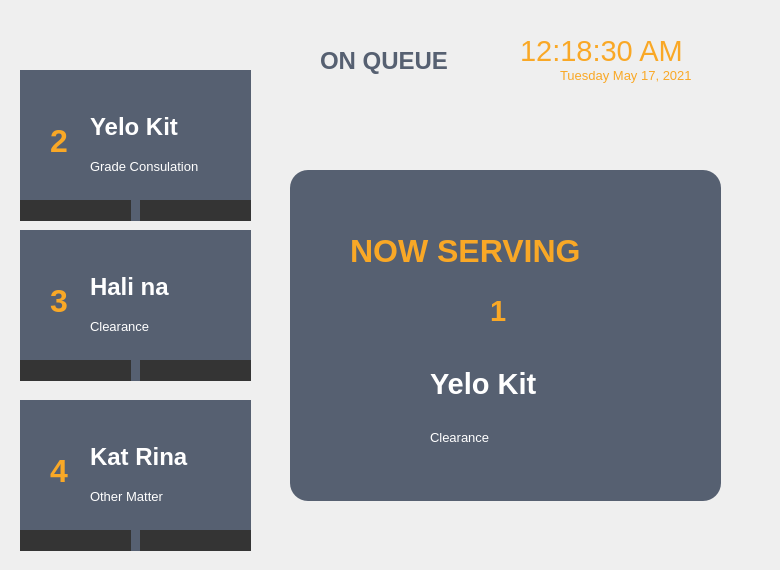
   <widget class="QWidget" name="Queues">
    <widget class="QLabel" name="label_26">
     <property name="geometry">
      <rect>
       <x>290</x>
       <y>20</y>
       <width>451</width>
       <height>81</height>
      </rect>
     </property>
     <property name="maximumSize">
      <size>
       <width>1000</width>
       <height>100</height>
      </size>
     </property>
     <property name="text">
      <string/>
     </property>
    </widget>
    <widget class="QLabel" name="Time_label_4">
     <property name="geometry">
      <rect>
       <x>520</x>
       <y>20</y>
       <width>211</width>
       <height>61</height>
      </rect>
     </property>
     <property name="font">
      <font>
       <family>Nirmala UI</family>
       <pointsize>22</pointsize>
       <weight>50</weight>
       <bold>false</bold>
      </font>
     </property>
     <property name="styleSheet">
      <string notr="true">background-color: rgb(249, 168, 38);
background-color: rgba(0,0,0,0%);
color: rgb(249, 168, 38);</string>
     </property>
     <property name="text">
      <string>12:18:30 AM</string>
     </property>
    </widget>
    <widget class="QLabel" name="date_label_4">
     <property name="geometry">
      <rect>
       <x>560</x>
       <y>60</y>
       <width>211</width>
       <height>31</height>
      </rect>
     </property>
     <property name="font">
      <font>
       <family>Nirmala UI</family>
       <pointsize>10</pointsize>
       <weight>50</weight>
       <bold>false</bold>
      </font>
     </property>
     <property name="styleSheet">
      <string notr="true">background-color: rgb(249, 168, 38);
color: rgb(249, 168, 38);
background-color: rgba(0,0,0,0%);</string>
     </property>
     <property name="text">
      <string>Tuesday May 17, 2021</string>
     </property>
    </widget>
    <widget class="QLabel" name="label_29">
     <property name="geometry">
      <rect>
       <x>320</x>
       <y>30</y>
       <width>171</width>
       <height>61</height>
      </rect>
     </property>
     <property name="font">
      <font>
       <family>Nirmala UI</family>
       <pointsize>18</pointsize>
       <weight>75</weight>
       <bold>true</bold>
      </font>
     </property>
     <property name="styleSheet">
      <string notr="true">color: rgb(86, 96, 113);
background-color: rgba(0,0,0,0%);</string>
     </property>
     <property name="text">
      <string>ON QUEUE</string>
     </property>
    </widget>
    <widget class="QGroupBox" name="groupBox_4">
     <property name="geometry">
      <rect>
       <x>20</x>
       <y>70</y>
       <width>231</width>
       <height>491</height>
      </rect>
     </property>
     <property name="styleSheet">
      <string notr="true">background-color: rgba(0,0,0,0%);
border: 0px</string>
     </property>
     <property name="title">
      <string/>
     </property>
     <widget class="QGroupBox" name="groupBox_6">
      <property name="geometry">
       <rect>
        <x>0</x>
        <y>0</y>
        <width>231</width>
        <height>151</height>
       </rect>
      </property>
      <property name="styleSheet">
       <string notr="true">QPushButton {
 
	color: rgb(255, 255, 255);
	
	background-color: rgb(52, 52, 52);
border: 0px solid;
border-radius : 0px;
font: 12pt &quot;Nirmala UI&quot;;
}

QPushButton:hover {
	
	background-color: rgb(151, 9, 206);
	
	color: rgb(255, 255, 255);
}

QGroupBox {
	background-color: rgb(86, 96, 113);
}</string>
      </property>
      <property name="title">
       <string/>
      </property>
      <widget class="QPushButton" name="mainhome_buttn_2">
       <property name="geometry">
        <rect>
         <x>0</x>
         <y>130</y>
         <width>111</width>
         <height>21</height>
        </rect>
       </property>
       <property name="font">
        <font>
         <family>Nirmala UI</family>
         <pointsize>12</pointsize>
         <weight>50</weight>
         <italic>false</italic>
         <bold>false</bold>
        </font>
       </property>
       <property name="styleSheet">
        <string notr="true"/>
       </property>
       <property name="text">
        <string/>
       </property>
       <property name="icon">
        <iconset>
         <normaloff>photos/arrow2.svg</normaloff>photos/arrow2.svg</iconset>
       </property>
       <property name="iconSize">
        <size>
         <width>10</width>
         <height>10</height>
        </size>
       </property>
       <property name="autoDefault">
        <bool>true</bool>
       </property>
       <property name="flat">
        <bool>false</bool>
       </property>
      </widget>
      <widget class="QPushButton" name="mainhome_buttn_3">
       <property name="geometry">
        <rect>
         <x>120</x>
         <y>130</y>
         <width>111</width>
         <height>21</height>
        </rect>
       </property>
       <property name="font">
        <font>
         <family>Nirmala UI</family>
         <pointsize>12</pointsize>
         <weight>50</weight>
         <italic>false</italic>
         <bold>false</bold>
        </font>
       </property>
       <property name="styleSheet">
        <string notr="true"/>
       </property>
       <property name="text">
        <string/>
       </property>
       <property name="icon">
        <iconset>
         <normaloff>photos/arrow3.svg</normaloff>photos/arrow3.svg</iconset>
       </property>
       <property name="iconSize">
        <size>
         <width>10</width>
         <height>10</height>
        </size>
       </property>
       <property name="autoDefault">
        <bool>true</bool>
       </property>
       <property name="flat">
        <bool>false</bool>
       </property>
      </widget>
      <widget class="QLabel" name="label_32">
       <property name="geometry">
        <rect>
         <x>30</x>
         <y>40</y>
         <width>41</width>
         <height>61</height>
        </rect>
       </property>
       <property name="font">
        <font>
         <pointsize>24</pointsize>
         <weight>75</weight>
         <bold>true</bold>
        </font>
       </property>
       <property name="styleSheet">
        <string notr="true">background-color: rgba(0,0,0,0%);
color: rgb(249, 168, 38);</string>
       </property>
       <property name="text">
        <string>2</string>
       </property>
      </widget>
      <widget class="QWidget" name="verticalLayoutWidget_3">
       <property name="geometry">
        <rect>
         <x>70</x>
         <y>40</y>
         <width>144</width>
         <height>73</height>
        </rect>
       </property>
       <layout class="QVBoxLayout" name="verticalLayout_3">
        <item>
         <widget class="QLabel" name="Time_label_3">
          <property name="font">
           <font>
            <family>Nirmala UI</family>
            <pointsize>18</pointsize>
            <weight>75</weight>
            <bold>true</bold>
           </font>
          </property>
          <property name="styleSheet">
           <string notr="true">color: white;
background-color: rgba(0,0,0,0%);</string>
          </property>
          <property name="text">
           <string>Yelo Kit</string>
          </property>
         </widget>
        </item>
        <item>
         <widget class="QLabel" name="date_label_3">
          <property name="font">
           <font>
            <family>Nirmala UI</family>
            <pointsize>10</pointsize>
            <weight>50</weight>
            <bold>false</bold>
           </font>
          </property>
          <property name="styleSheet">
           <string notr="true">color: white;
background-color: rgba(0,0,0,0%);</string>
          </property>
          <property name="text">
           <string>Grade Consulation</string>
          </property>
         </widget>
        </item>
       </layout>
      </widget>
     </widget>
     <widget class="QGroupBox" name="groupBox_7">
      <property name="geometry">
       <rect>
        <x>0</x>
        <y>160</y>
        <width>231</width>
        <height>151</height>
       </rect>
      </property>
      <property name="styleSheet">
       <string notr="true">QPushButton {
 
	color: rgb(255, 255, 255);
	
	background-color: rgb(52, 52, 52);
border: 0px solid;
border-radius : 0px;
font: 12pt &quot;Nirmala UI&quot;;
}

QPushButton:hover {
	
	background-color: rgb(151, 9, 206);
	
	color: rgb(255, 255, 255);
}

QGroupBox {
	background-color: rgb(86, 96, 113);
}</string>
      </property>
      <property name="title">
       <string/>
      </property>
      <widget class="QPushButton" name="mainhome_buttn_6">
       <property name="geometry">
        <rect>
         <x>0</x>
         <y>130</y>
         <width>111</width>
         <height>21</height>
        </rect>
       </property>
       <property name="font">
        <font>
         <family>Nirmala UI</family>
         <pointsize>12</pointsize>
         <weight>50</weight>
         <italic>false</italic>
         <bold>false</bold>
        </font>
       </property>
       <property name="styleSheet">
        <string notr="true"/>
       </property>
       <property name="text">
        <string/>
       </property>
       <property name="icon">
        <iconset>
         <normaloff>photos/arrow2.svg</normaloff>photos/arrow2.svg</iconset>
       </property>
       <property name="iconSize">
        <size>
         <width>10</width>
         <height>10</height>
        </size>
       </property>
       <property name="autoDefault">
        <bool>true</bool>
       </property>
       <property name="flat">
        <bool>false</bool>
       </property>
      </widget>
      <widget class="QPushButton" name="mainhome_buttn_7">
       <property name="geometry">
        <rect>
         <x>120</x>
         <y>130</y>
         <width>111</width>
         <height>21</height>
        </rect>
       </property>
       <property name="font">
        <font>
         <family>Nirmala UI</family>
         <pointsize>12</pointsize>
         <weight>50</weight>
         <italic>false</italic>
         <bold>false</bold>
        </font>
       </property>
       <property name="styleSheet">
        <string notr="true"/>
       </property>
       <property name="text">
        <string/>
       </property>
       <property name="icon">
        <iconset>
         <normaloff>photos/arrow3.svg</normaloff>photos/arrow3.svg</iconset>
       </property>
       <property name="iconSize">
        <size>
         <width>10</width>
         <height>10</height>
        </size>
       </property>
       <property name="autoDefault">
        <bool>true</bool>
       </property>
       <property name="flat">
        <bool>false</bool>
       </property>
      </widget>
      <widget class="QLabel" name="label_33">
       <property name="geometry">
        <rect>
         <x>30</x>
         <y>40</y>
         <width>41</width>
         <height>61</height>
        </rect>
       </property>
       <property name="font">
        <font>
         <pointsize>24</pointsize>
         <weight>75</weight>
         <bold>true</bold>
        </font>
       </property>
       <property name="styleSheet">
        <string notr="true">background-color: rgba(0,0,0,0%);
color: rgb(249, 168, 38);</string>
       </property>
       <property name="text">
        <string>3</string>
       </property>
      </widget>
      <widget class="QWidget" name="verticalLayoutWidget_4">
       <property name="geometry">
        <rect>
         <x>70</x>
         <y>40</y>
         <width>131</width>
         <height>73</height>
        </rect>
       </property>
       <layout class="QVBoxLayout" name="verticalLayout_4">
        <item>
         <widget class="QLabel" name="Time_label_6">
          <property name="font">
           <font>
            <family>Nirmala UI</family>
            <pointsize>18</pointsize>
            <weight>75</weight>
            <bold>true</bold>
           </font>
          </property>
          <property name="styleSheet">
           <string notr="true">color: white;
background-color: rgba(0,0,0,0%);</string>
          </property>
          <property name="text">
           <string>Hali na</string>
          </property>
         </widget>
        </item>
        <item>
         <widget class="QLabel" name="date_label_6">
          <property name="font">
           <font>
            <family>Nirmala UI</family>
            <pointsize>10</pointsize>
            <weight>50</weight>
            <bold>false</bold>
           </font>
          </property>
          <property name="styleSheet">
           <string notr="true">color: white;
background-color: rgba(0,0,0,0%);</string>
          </property>
          <property name="text">
           <string>Clearance</string>
          </property>
         </widget>
        </item>
       </layout>
      </widget>
     </widget>
     <widget class="QGroupBox" name="groupBox_8">
      <property name="geometry">
       <rect>
        <x>0</x>
        <y>330</y>
        <width>231</width>
        <height>151</height>
       </rect>
      </property>
      <property name="styleSheet">
       <string notr="true">QPushButton {
 
	color: rgb(255, 255, 255);
	
	background-color: rgb(52, 52, 52);
border: 0px solid;
border-radius : 0px;
font: 12pt &quot;Nirmala UI&quot;;
}

QPushButton:hover {
	
	background-color: rgb(151, 9, 206);
	
	color: rgb(255, 255, 255);
}

QGroupBox {
	background-color: rgb(86, 96, 113);
}</string>
      </property>
      <property name="title">
       <string/>
      </property>
      <widget class="QPushButton" name="mainhome_buttn_8">
       <property name="geometry">
        <rect>
         <x>0</x>
         <y>130</y>
         <width>111</width>
         <height>21</height>
        </rect>
       </property>
       <property name="font">
        <font>
         <family>Nirmala UI</family>
         <pointsize>12</pointsize>
         <weight>50</weight>
         <italic>false</italic>
         <bold>false</bold>
        </font>
       </property>
       <property name="styleSheet">
        <string notr="true"/>
       </property>
       <property name="text">
        <string/>
       </property>
       <property name="icon">
        <iconset>
         <normaloff>photos/arrow2.svg</normaloff>photos/arrow2.svg</iconset>
       </property>
       <property name="iconSize">
        <size>
         <width>10</width>
         <height>10</height>
        </size>
       </property>
       <property name="autoDefault">
        <bool>true</bool>
       </property>
       <property name="flat">
        <bool>false</bool>
       </property>
      </widget>
      <widget class="QPushButton" name="mainhome_buttn_9">
       <property name="geometry">
        <rect>
         <x>120</x>
         <y>130</y>
         <width>111</width>
         <height>21</height>
        </rect>
       </property>
       <property name="font">
        <font>
         <family>Nirmala UI</family>
         <pointsize>12</pointsize>
         <weight>50</weight>
         <italic>false</italic>
         <bold>false</bold>
        </font>
       </property>
       <property name="styleSheet">
        <string notr="true"/>
       </property>
       <property name="text">
        <string/>
       </property>
       <property name="icon">
        <iconset>
         <normaloff>photos/arrow3.svg</normaloff>photos/arrow3.svg</iconset>
       </property>
       <property name="iconSize">
        <size>
         <width>10</width>
         <height>10</height>
        </size>
       </property>
       <property name="autoDefault">
        <bool>true</bool>
       </property>
       <property name="flat">
        <bool>false</bool>
       </property>
      </widget>
      <widget class="QLabel" name="label_34">
       <property name="geometry">
        <rect>
         <x>30</x>
         <y>40</y>
         <width>41</width>
         <height>61</height>
        </rect>
       </property>
       <property name="font">
        <font>
         <pointsize>24</pointsize>
         <weight>75</weight>
         <bold>true</bold>
        </font>
       </property>
       <property name="styleSheet">
        <string notr="true">background-color: rgba(0,0,0,0%);
color: rgb(249, 168, 38);</string>
       </property>
       <property name="text">
        <string>4</string>
       </property>
      </widget>
      <widget class="QWidget" name="verticalLayoutWidget_6">
       <property name="geometry">
        <rect>
         <x>70</x>
         <y>40</y>
         <width>131</width>
         <height>73</height>
        </rect>
       </property>
       <layout class="QVBoxLayout" name="verticalLayout_6">
        <item>
         <widget class="QLabel" name="Time_label_7">
          <property name="font">
           <font>
            <family>Nirmala UI</family>
            <pointsize>18</pointsize>
            <weight>75</weight>
            <bold>true</bold>
           </font>
          </property>
          <property name="styleSheet">
           <string notr="true">color: white;
background-color: rgba(0,0,0,0%);</string>
          </property>
          <property name="text">
           <string>Kat Rina</string>
          </property>
         </widget>
        </item>
        <item>
         <widget class="QLabel" name="date_label_7">
          <property name="font">
           <font>
            <family>Nirmala UI</family>
            <pointsize>10</pointsize>
            <weight>50</weight>
            <bold>false</bold>
           </font>
          </property>
          <property name="styleSheet">
           <string notr="true">color: white;
background-color: rgba(0,0,0,0%);</string>
          </property>
          <property name="text">
           <string>Other Matter</string>
          </property>
         </widget>
        </item>
       </layout>
      </widget>
     </widget>
    </widget>
    <widget class="QGroupBox" name="groupBox_9">
     <property name="geometry">
      <rect>
       <x>290</x>
       <y>170</y>
       <width>431</width>
       <height>331</height>
      </rect>
     </property>
     <property name="styleSheet">
      <string notr="true">
QGroupBox {
	background-color: rgb(86, 96, 113);
border-radius : 18px;
border:0px;
}</string>
     </property>
     <property name="title">
      <string/>
     </property>
     <widget class="QLabel" name="label_35">
      <property name="geometry">
       <rect>
        <x>60</x>
        <y>50</y>
        <width>301</width>
        <height>61</height>
       </rect>
      </property>
      <property name="font">
       <font>
        <pointsize>24</pointsize>
        <weight>75</weight>
        <bold>true</bold>
       </font>
      </property>
      <property name="styleSheet">
       <string notr="true">background-color: rgba(0,0,0,0%);
color: rgb(249, 168, 38);</string>
      </property>
      <property name="text">
       <string>NOW SERVING</string>
      </property>
     </widget>
     <widget class="QWidget" name="verticalLayoutWidget_7">
      <property name="geometry">
       <rect>
        <x>140</x>
        <y>190</y>
        <width>151</width>
        <height>101</height>
       </rect>
      </property>
      <layout class="QVBoxLayout" name="verticalLayout_7">
       <item>
        <widget class="QLabel" name="Time_label_8">
         <property name="font">
          <font>
           <family>Nirmala UI</family>
           <pointsize>22</pointsize>
           <weight>75</weight>
           <bold>true</bold>
          </font>
         </property>
         <property name="styleSheet">
          <string notr="true">color: white;
background-color: rgba(0,0,0,0%);</string>
         </property>
         <property name="text">
          <string>Yelo Kit</string>
         </property>
        </widget>
       </item>
       <item>
        <widget class="QLabel" name="date_label_8">
         <property name="sizePolicy">
          <sizepolicy hsizetype="Preferred" vsizetype="Preferred">
           <horstretch>2</horstretch>
           <verstretch>0</verstretch>
          </sizepolicy>
         </property>
         <property name="font">
          <font>
           <family>Nirmala UI</family>
           <pointsize>10</pointsize>
           <weight>50</weight>
           <bold>false</bold>
          </font>
         </property>
         <property name="layoutDirection">
          <enum>Qt::RightToLeft</enum>
         </property>
         <property name="styleSheet">
          <string notr="true">color: white;
background-color: rgba(0,0,0,0%);</string>
         </property>
         <property name="text">
          <string>Clearance</string>
         </property>
        </widget>
       </item>
      </layout>
     </widget>
     <widget class="QLabel" name="label_36">
      <property name="geometry">
       <rect>
        <x>200</x>
        <y>110</y>
        <width>41</width>
        <height>61</height>
       </rect>
      </property>
      <property name="font">
       <font>
        <pointsize>22</pointsize>
        <weight>75</weight>
        <bold>true</bold>
       </font>
      </property>
      <property name="styleSheet">
       <string notr="true">background-color: rgba(0,0,0,0%);
color: rgb(249, 168, 38);</string>
      </property>
      <property name="text">
       <string>1</string>
      </property>
     </widget>
    </widget>
   </widget>
